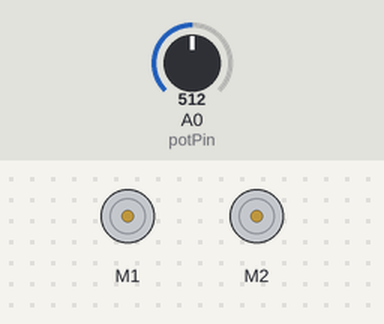
Simulated run of this sketch. Board: Arduino Uno, built with avr-gcc and run on an emulated ATmega328P. On the bench: 2 × DC motor (green arrow = forward, orange = backward, longer = faster). Inputs (shaded band) come from the test bench; at power-on: A0 (potPin) = 512.

Above: at 3.2 s.
3.3 s: A0 (potPin) set to 716
At 8.6 s:
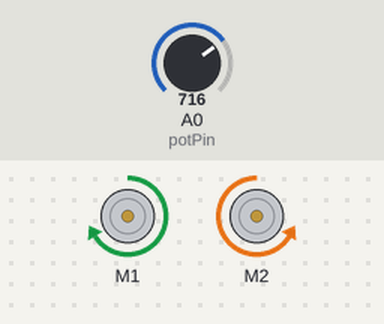
14.5 s: A0 (potPin) set to 900
At 25.2 s:
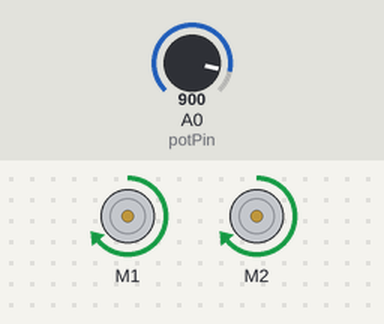
25.5 s: A0 (potPin) set to 1023
At 30.2 s:
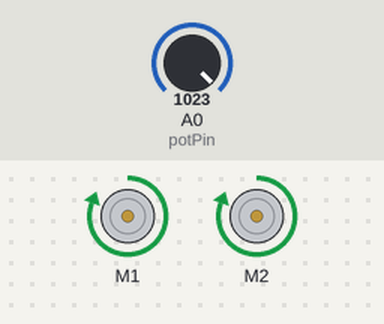
36.0 s: A0 (potPin) set to 306
47.1 s: A0 (potPin) set to 122
Timing chart, 0 to 58.7 s (numbered marks = the images above; inputs shaded):
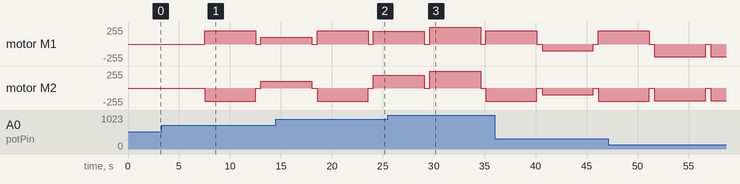

Measured:
- by itself, motor M1, motor M2: alternates backward 194/255 for 5.0 s and stopped for 0.51 s

The sketch:

sketch_jan07a.ino
```cpp
#include <Sabertooth.h>

const int straightSpeed = 100;  // Adjust speed for straight line motion
const int rotationSpeed = 100;  // Adjust speed for rotation
const int potPin = A0;          // Analog pin for potentiometer

// Create an instance of Sabertooth by specifying the address and the Serial port
Sabertooth ST(128, Serial);  // Address 128, using the hardware serial port

void setup() {
  // Set the baud rate for the Serial port (should match Sabertooth's baud rate)
  Serial.begin(9600);  // Change baud rate if your Sabertooth is set to a different rate

  // Initialize communication with Sabertooth
  ST.autobaud(); // Autobaud sets the correct baud rate for the Sabertooth
}

void loop() {
  // Move forward for 5 seconds with speed controlled by the potentiometer
  moveStraight(5);

  // Rotate in a semi-circle for a few seconds with a fixed speed
  rotateSemiCircle();

  // Move forward for 5 seconds again with speed controlled by the potentiometer
  moveStraight(5);

    // Rotate in a semi-circle for a few seconds with a fixed speed
  rotateSemiCircle();

  // Move forward for 5 seconds again with speed controlled by the potentiometer
  moveStraight(5);
}

void moveStraight(int seconds) {
  // Read the potentiometer value (values range from 0 to 1023)
  int potValue = analogRead(potPin);

  // Map the potentiometer value to the motor speed range (-127 to 127)
  int motorSpeed = map(potValue, 0, 1023, -127, 127);

  // Drive both motors forward with the speed controlled by the potentiometer
  ST.motor(1, motorSpeed);
  ST.motor(2, motorSpeed);

  // Delay for the specified number of seconds
  delay(seconds * 1000);

  // Stop both motors
  ST.motor(1, 0);
  ST.motor(2, 0);

  // Delay for a short time to prevent rapid changes
  delay(500);
}

void rotateSemiCircle() {
  // Drive one motor forward and the other backward to create a rotation
  ST.motor(1, rotationSpeed);
  ST.motor(2, -rotationSpeed);

  // Delay for a few seconds to complete the semi-circle
  delay(5000);

  // Stop both motors
  ST.motor(1, 0);
  ST.motor(2, 0);

  // Delay for a short time to prevent rapid changes
  delay(500);
}
```
